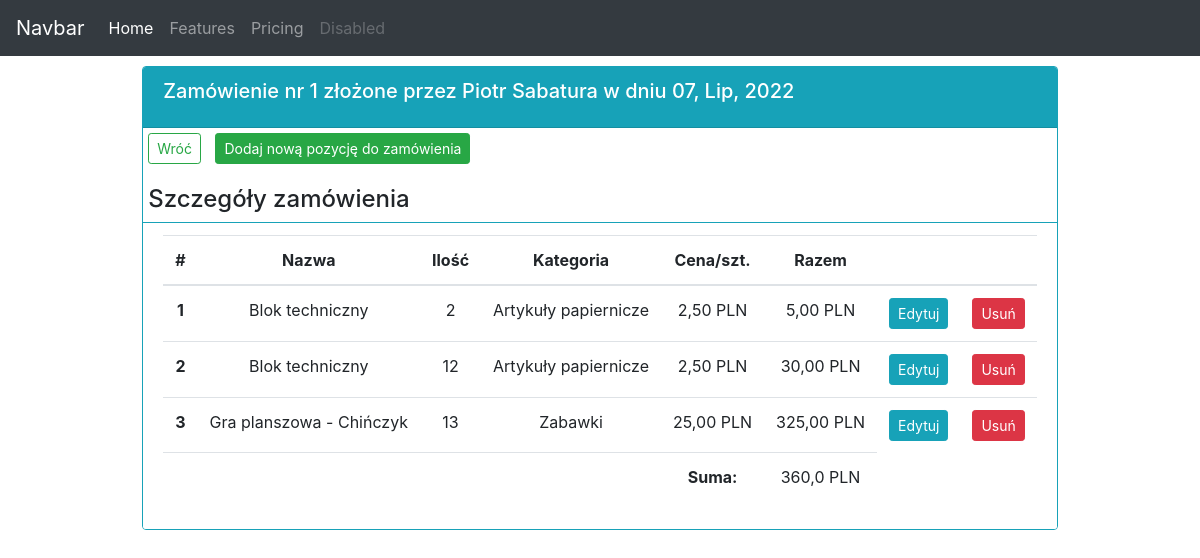
/orders/1/, run on an earlier commit of the app's database.
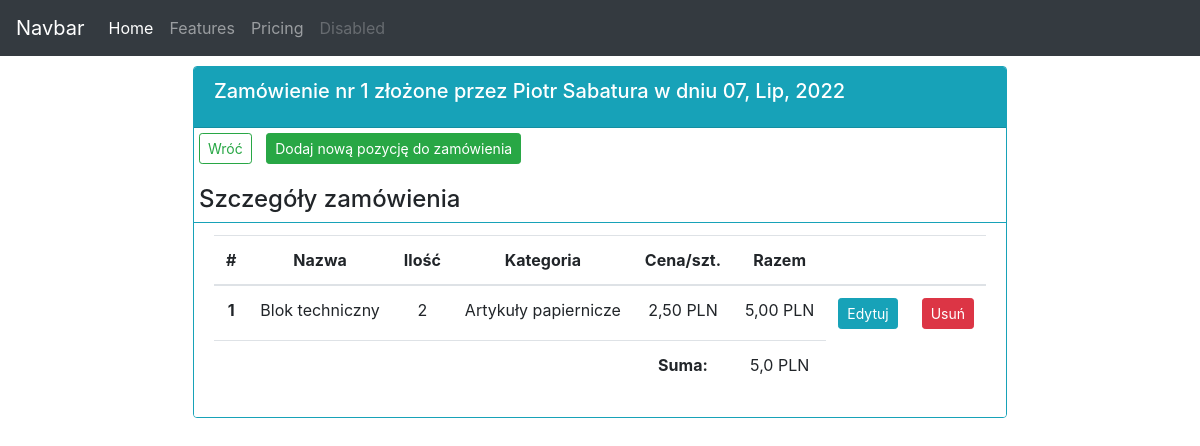
And on a later commit of the database.
### order_app/models.py (models this page shows, shortened)
class Order(models.Model):
    STATUS = (
        ('W przygotowaniu', 'W przygotowaniu'),
        ('Zamówiono', 'Zamówiono'),
        ('Dostarczono', 'Dostarczono'),
    )
    employee = models.ForeignKey(Employee, null=True, blank=True, on_delete=models.SET_NULL)
    product = models.ManyToManyField(Product, through="OrderProduct")
    date_created = models.DateTimeField(auto_now_add=True)
    status = models.CharField(max_length=200, choices=STATUS, null=True)
    note = models.TextField(max_length=1000, null=True, blank=True)
    def __str__(self):
        return f"{self.id}"

class Employee(models.Model):
    name = models.CharField(max_length=200, null=True)
    surname = models.CharField(max_length=200, null=True)
    phone = models.CharField(max_length=200, null=True, blank=True)
    email = models.EmailField(max_length=100, null=True, blank=True)
    date_added = models.DateTimeField(auto_now_add=True)
    def __str__(self):
        return f"{self.name.title()} {self.surname.title()}"

class OrderProduct(models.Model):
    order = models.ForeignKey(Order, on_delete=models.CASCADE)
    product = models.ForeignKey(Product, on_delete=models.CASCADE)
    quantity = models.PositiveIntegerField()

class Product(models.Model):
    CATEGORY = (
        ('Artykuły papiernicze', 'Artykuły papiernicze'),
        ('Zabawki', 'Zabawki')
    )
    name = models.CharField(max_length=200, null=True)
    price = models.FloatField(null=True)
    category = models.CharField(max_length=200, choices=CATEGORY, null=True)
    description = models.CharField(max_length=500, null=True)
    quantity = models.PositiveIntegerField(default=0, null=True, blank=True)
    delivered = models.BooleanField(default=False)
    def __str__(self):
        return f"{self.name}"

### order_app/views.py (the view)
# urls.py: path('orders/<int:order_pk>/', orderView, name='order'),
def orderView(request, order_pk):
    all_products = OrderProduct.objects.all().annotate(total_price=F('quantity')*F('product__price'))
    order_products = all_products.filter(order=Order.objects.get(id=order_pk)).order_by('product__name')
    order_total_value = order_products.aggregate(Sum('total_price'))
    order = Order.objects.get(id=order_pk)
    context = {'order_products': order_products,
               'order': order,
               'order_pk': order_pk,
               'order_total_value': order_total_value,
               }
    template = 'order_app/order.html'
    return render(request, template, context)

### order_app/templates/order_app/order.html (shortened to what this page needs)
{% extends 'order_app/base.html' %}
{% block content %}
<div class="row">
    <div class="col-md d-flex justify-content-center">
      <div class="card border-info" style="margin: 10px;">
        <div class="card-header bg-info text-white">
          <h5 class="card-title">Zamówienie nr {{ order }}
          złożone przez {{ order.employee }}
          w dniu {{ order.date_created|date:"d, M, Y" }}</h5>
        </div>
          <p>
            <a class="btn btn-outline-success btn-sm" style="margin: 5px;" href="{% url 'order_app:orders' %}">Wróć</a>
            <a class="btn btn-success btn-sm" style="margin: 5px;"
               href="{% url 'order_app:add_order_product' order.id %}">Dodaj nową pozycję do zamówienia</a>
          </p>
          <h4 style="margin-left: 5px;">Szczegóły zamówienia</h4>
          <ul class="list-group list-group-flush">
            <li class="list-group-item border-info">
              <table class="table">
                <thead>
                  <tr class="text-center">
                    <th scope="col">#</th>
                    <th scope="col">Nazwa</th>
                    <th scope="col">Ilość</th>
                    <th scope="col">Kategoria</th>
                    <th scope="col">Cena/szt.</th>
                    <th scope="col">Razem</th>
                    <th scope="col"></th>
                    <th scope="col"></th>
                  </tr>
                </thead>
                <tbody>
                  {% for order_product in order_products %}
                  <tr class="text-center">
                    <th scope="row">{{forloop.counter}}</th>
                    <td>{{ order_product.product }}</td>
                    <td>{{ order_product.quantity }}</td>
                    <td>{{ order_product.product.category }}</td>
                    <td>{{ order_product.product.price|floatformat:2 }} PLN</td>
                    <td>{{ order_product.total_price|floatformat:2 }} PLN</td>
                    <td><a class="btn btn-sm btn-info" href="{% url 'order_app:edit_order_product' order_product.id %}">Edytuj</a></td>
                    <td><a class="btn btn-sm btn-danger" href="{% url 'order_app:delete_order_product' order_product.id %}">Usuń</a></td>
                  </tr>
                {% endfor %}
                  <tr class="text-center">
                    <td></td>
                    <td></td>
                    <td></td>
                    <td></td>
                    <td><b>Suma:</b></td>
                    <td>{{ order_total_value.total_price__sum }} PLN</td>
                  </tr>
              </table>
            </li>
          </ul>
        </div>
      </div>
    </div>
{% endblock content %}

### order_app/templates/order_app/base.html (shortened to what this page needs)
<!DOCTYPE html>
<html lang="en">
<head>
    <link rel="stylesheet" href="https://cdn.jsdelivr.net/npm/bootstrap@4.6.1/dist/css/bootstrap.min.css">
</head>
<body>
{% include 'order_app/navbar.html' %}
{% block content %}
{% endblock content %}
</body>
</html>

### order_app/templates/order_app/navbar.html (shortened to what this page needs)
<nav class="navbar navbar-expand-lg navbar-dark bg-dark">
  <a class="navbar-brand" href="#">Navbar</a>
  <div class="collapse navbar-collapse" id="navbarNav">
    <ul class="navbar-nav">
      <li class="nav-item active">
        <a class="nav-link" href="{% url 'order_app:index' %}">Home <span class="sr-only">(current)</span></a>
      </li>
      <li class="nav-item">
        <a class="nav-link" href="#">Features</a>
      </li>
      <li class="nav-item">
        <a class="nav-link" href="#">Pricing</a>
      </li>
      <li class="nav-item">
        <a class="nav-link disabled">Disabled</a>
      </li>
    </ul>
  </div>
</nav>

What changed in the data, as far as the page shows it:
removed OrderProduct: product "Blok techniczny", quantity "12", product.category "Artykuły papiernicze", product.price "2,50", total_price "30,00"
removed OrderProduct: product "Gra planszowa - Chińczyk", quantity "13", product.category "Zabawki", product.price "25,00", total_price "325,00"
Also different on the page:
{{ order_total_value.total_price__sum }}: "360,0" → "5,0"
